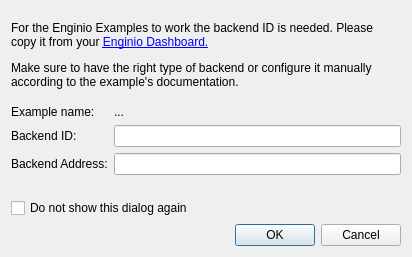
<?xml version="1.0" encoding="UTF-8"?>
<ui version="4.0">
 <class>Dialog</class>
 <widget class="QDialog" name="Dialog">
  <property name="geometry">
   <rect>
    <x>0</x>
    <y>0</y>
    <width>412</width>
    <height>257</height>
   </rect>
  </property>
  <property name="windowTitle">
   <string>Enginio Backend Configuration</string>
  </property>
  <layout class="QVBoxLayout" name="verticalLayout">
   <item>
    <widget class="QLabel" name="label_3">
     <property name="text">
      <string>&lt;html&gt;&lt;head/&gt;&lt;body&gt;&lt;p&gt;For the Enginio Examples to work the backend ID is needed. Please copy it from your &lt;a href=&quot;http://engin.io&quot;&gt;&lt;span style=&quot; text-decoration: underline; color:#0000ff;&quot;&gt;Enginio Dashboard.&lt;/span&gt;&lt;/a&gt;&lt;/p&gt;&lt;p&gt;Make sure to have the right type of backend or configure it manually according to the example's documentation.&lt;/p&gt;&lt;/body&gt;&lt;/html&gt;</string>
     </property>
     <property name="wordWrap">
      <bool>true</bool>
     </property>
     <property name="openExternalLinks">
      <bool>true</bool>
     </property>
    </widget>
   </item>
   <item>
    <layout class="QFormLayout" name="formLayout">
     <property name="fieldGrowthPolicy">
      <enum>QFormLayout::AllNonFixedFieldsGrow</enum>
     </property>
     <item row="0" column="0">
      <widget class="QLabel" name="exampleNameLabel">
       <property name="text">
        <string>Example name:</string>
       </property>
      </widget>
     </item>
     <item row="0" column="1">
      <widget class="QLabel" name="exampleName">
       <property name="text">
        <string>...</string>
       </property>
      </widget>
     </item>
     <item row="1" column="0">
      <widget class="QLabel" name="label">
       <property name="text">
        <string>Backend ID:</string>
       </property>
      </widget>
     </item>
     <item row="1" column="1">
      <widget class="QLineEdit" name="backendId"/>
     </item>
     <item row="2" column="0">
      <widget class="QLabel" name="label_2">
       <property name="text">
        <string>Backend Address:</string>
       </property>
      </widget>
     </item>
     <item row="2" column="1">
      <widget class="QLineEdit" name="instanceAddress"/>
     </item>
    </layout>
   </item>
   <item>
    <widget class="QCheckBox" name="askAgain">
     <property name="text">
      <string>Do not show this dialog again</string>
     </property>
    </widget>
   </item>
   <item>
    <widget class="QDialogButtonBox" name="buttonBox">
     <property name="orientation">
      <enum>Qt::Horizontal</enum>
     </property>
     <property name="standardButtons">
      <set>QDialogButtonBox::Cancel|QDialogButtonBox::Ok</set>
     </property>
    </widget>
   </item>
  </layout>
 </widget>
 <resources/>
 <connections>
  <connection>
   <sender>buttonBox</sender>
   <signal>accepted()</signal>
   <receiver>Dialog</receiver>
   <slot>accept()</slot>
   <hints>
    <hint type="sourcelabel">
     <x>248</x>
     <y>254</y>
    </hint>
    <hint type="destinationlabel">
     <x>157</x>
     <y>274</y>
    </hint>
   </hints>
  </connection>
  <connection>
   <sender>buttonBox</sender>
   <signal>rejected()</signal>
   <receiver>Dialog</receiver>
   <slot>reject()</slot>
   <hints>
    <hint type="sourcelabel">
     <x>316</x>
     <y>260</y>
    </hint>
    <hint type="destinationlabel">
     <x>286</x>
     <y>274</y>
    </hint>
   </hints>
  </connection>
 </connections>
</ui>
